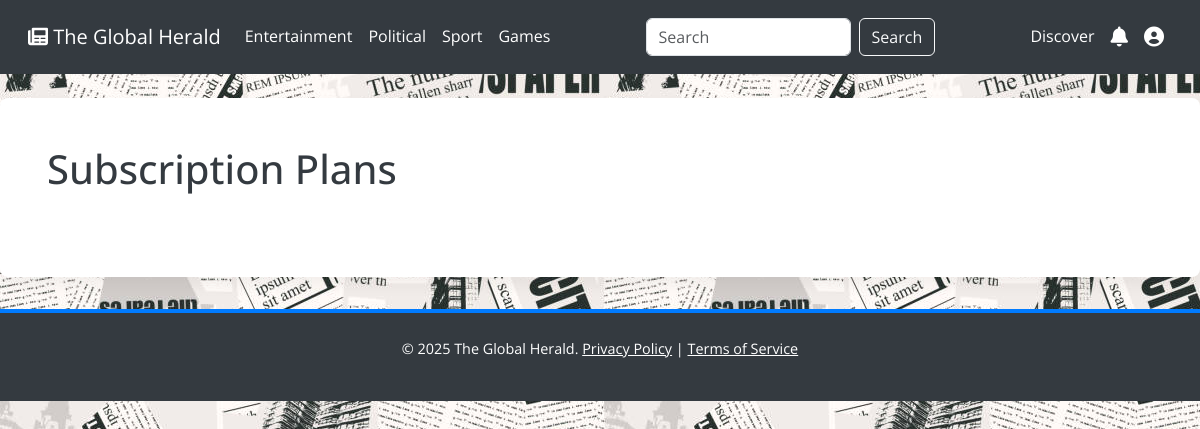
The app's page /subscription.php (signed in), older data.
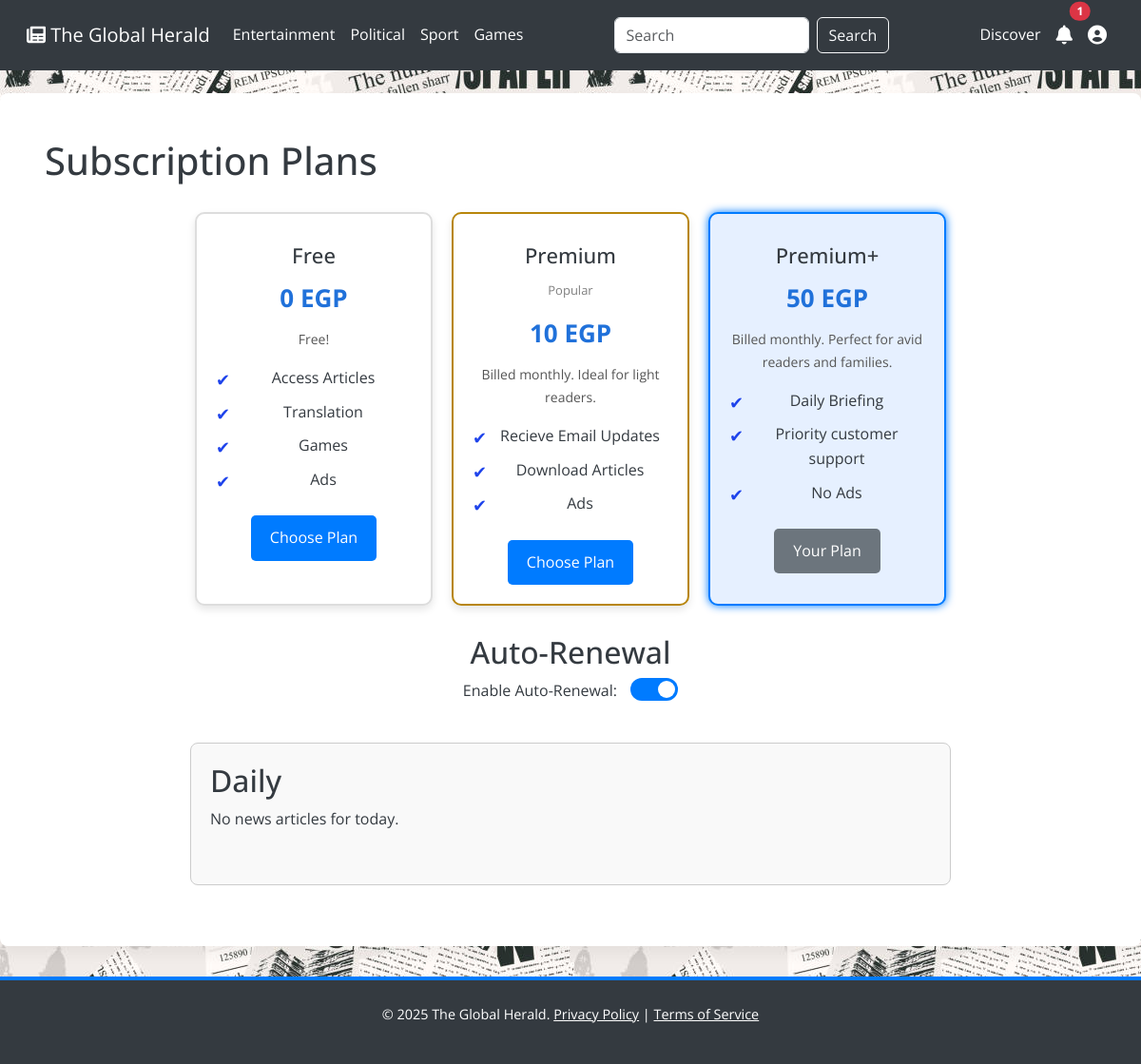
The same page, newer data.
### tables this page shows
CREATE TABLE `category` (
  `category_id` int(11) NOT NULL,
  `category_name` varchar(255) NOT NULL
);

CREATE TABLE `plans` (
  `plan_name` varchar(255) NOT NULL,
  `plan_ID` int(11) NOT NULL,
  `price` int(11) NOT NULL,
  `popular` tinyint(1) NOT NULL DEFAULT 0,
  `features` text NOT NULL,
  `description` varchar(255) NOT NULL
);

CREATE TABLE `subscription` (
  `subscription_id` int(11) NOT NULL,
  `user_id` int(11) NOT NULL,
  `auto_renew` tinyint(1) NOT NULL DEFAULT 1,
  `SubscriptionStartDate` date NOT NULL DEFAULT current_timestamp(),
  `plan_ID` int(11) NOT NULL DEFAULT 1
);

### src/Controllers/SubscriptionController.php (called while the page is built, shortened)
<?php
include_once '../config/Database.php';
include_once '../src/Models/Subscription.php';
include_once '../src/Models/Admin.php';
include_once '../src/Models/Plans.php';
class SubscriptionController
{
    private $subscription;
    private $plans;
    private $categories_result;
    private $selected_category;
    public function __construct()
    {
        $this->db = Database::getInstance()->getConnection();
        $this->adminObj = new Admin($this->db);
        $this->plansObj = new Plans($this->db);
        $this->plans = $this->plansObj->getPlans();
        $this->categories_result = $this->adminObj->getCategories();
        $this->selected_category = isset($_GET['category_id']) ? intval($_GET['category_id']) : 0;
        $this->user_id = $_SESSION['user_id'];
        $this->subscription = new Subscription($this->db, $this->user_id);
    }
    public function load()
    {
        $highlight_plan = $this->subscription->getHighlightPlan();
        $categories_result = $this->categories_result;
        $selected_category = $this->selected_category;
        $plans = $this->plans;
        $highlight_plan = $highlight_plan;
        $subscription = $this->subscription;
        include '../src/Views/subscription_view.php';
    }
}

### public/subscription.php (called while the page is built)
<?php
require_once '../src/Controllers/SubscriptionController.php';
$controller = new SubscriptionController();
$controller->load();
?>

### config/Database.php (called while the page is built, shortened)
<?php
class Database
{
    private $host = "localhost";
    private $db_name = "news_api";
    private $username = "root";
    private $password = "";
    private $conn;
    private static $instance = null;
    private function __construct()
    {
        $this->conn = new mysqli($this->host, $this->username, $this->password, $this->db_name);
    }
    public static function getInstance()
    {
        if (self::$instance === null) {
            self::$instance = new Database();
        }
        return self::$instance;
    }
    public function getConnection()
    {
        return $this->conn;
    }
}
?>

### src/Models/Admin.php (called while the page is built, shortened)
<?php
class Admin
{
    private $id, $conn;
    public function __construct($db)
    {
        $this->conn = $db;
    }
    public function getCategories()
    {
        $query = "SELECT * FROM category ORDER BY category_name ASC";
        return $this->conn->query($query);
    }
}

### src/Models/Plans.php (called while the page is built, shortened)
<?php
class Plans
{
    private $db;
    public function __construct($db)
    {
        $this->db = $db;
        $this->loadPlans();
    }
    private function loadPlans()
    {
        $query = "SELECT plan_ID, plan_name, price, popular, features, description FROM plans";
        $result = $this->db->query($query);
    }
}
?>

### src/Models/Subscription.php (called while the page is built, shortened)
<?php
class Subscription
{
    private $db;
    private $user_id;
    private $role;
    private $plan_ID;
    private $highlight_plan;
    public function __construct($db, $user_id)
    {
        $this->db = $db;
        $this->user_id = $user_id;
        $this->role = $this->getUserRole();
        $this->highlight_plan = $this->determineHighlightPlan();
    }
    private function getUserRole()
    {
        $stmt = $this->db->prepare("SELECT role FROM users WHERE user_id = ?");
        $stmt->bind_param("i", $this->user_id);
        $stmt->execute();
        $result = $stmt->get_result();
        if ($row = $result->fetch_assoc()) {
            return $row['role'];
        }
        return null;
    }
    private function loadSubscriptionDetails()
    {
        if ($this->role === 'subscriber' || $this->role === 'admin') {
            $stmt_sub = $this->db->prepare("SELECT plan_ID, auto_renew FROM subscription WHERE user_id = ?");
            $stmt_sub->bind_param("i", $this->user_id);
            $stmt_sub->execute();
            $result_sub = $stmt_sub->get_result();
            if ($result_sub->num_rows > 0) {
                $sub_row = $result_sub->fetch_assoc();
                $this->plan_ID = (int) $sub_row['plan_ID'];
            } else {
                $this->plan_ID = 1;
                $this->auto_renew = 0;
            }
        } else {
            $this->plan_ID = 1;
        }
    }
    private function determineHighlightPlan()
    {
        if ($this->role === 'member') {
            return 'free';
        } elseif ($this->role === 'subscriber' || $this->role === 'admin') {
            switch ($this->plan_ID) {
                case 3:
                    return 'premium+';
            }
        }
        return 'free';
    }
    public function getHighlightPlan()
    {
        return $this->highlight_plan;
    }
    public function planClass($plan)
    {
        return $plan === $this->highlight_plan ? 'plan highlight' : 'plan';
    }
    public function buttonLabel($plan)
    {
        return $plan === $this->highlight_plan ? 'Your Plan' : 'Choose Plan';
    }
}

### src/Views/subscription_view.php (the view, shortened to what the rows shown need)
<!DOCTYPE html>
<html lang="en">
<head>
    <link href="https://cdn.jsdelivr.net/npm/bootstrap@5.3.0/dist/css/bootstrap.min.css" rel="stylesheet">
    <link rel="stylesheet" href="https://cdnjs.cloudflare.com/ajax/libs/font-awesome/6.0.0-beta3/css/all.min.css">
    <link rel="stylesheet" href="style/index.css">
    <link rel="stylesheet" href="style/subs.css">
</head>
<body>
    <?php include 'navbar.php'; ?>
    <div class="container mt-4">
        <h1>Subscription Plans</h1>
        <form id="subscriptionForm" method="POST" action="subscription.php">
            <section class="plans">
                <?php foreach ($plans as $plan):
                    $plan_key = strtolower(str_replace(' ', '_', $plan['plan_name']));
                    $is_popular = $plan['popular'];
                    ?>
                    <div class="<?php echo $subscription->planClass($plan_key); ?> plan-card"
                        id="<?php echo htmlspecialchars($plan_key); ?>">
                        <h2><?php echo htmlspecialchars($plan['plan_name']); ?></h2>
                        <?php if ($is_popular): ?>
                            <label style="font-size: small; color: gray;">Popular</label>
                        <?php endif; ?>
                        <p class="price"><?php echo htmlspecialchars($plan['price']); ?> EGP</p>
                        <p><?php echo htmlspecialchars($plan['description']); ?></p>
                        <ul class="features">
                            <?php foreach ($plan['features'] as $feature): ?>
                                <li><?php echo htmlspecialchars($feature); ?></li>
                            <?php endforeach; ?>
                        </ul>
                        <button type="button" <?php echo $highlight_plan === $plan_key ? 'disabled' : ''; ?>
                            onclick="confirmChange('<?php echo htmlspecialchars($plan_key); ?>')" class="select-btn">
                            <?php echo $subscription->buttonLabel($plan_key); ?>
                        </button>
                    </div>
                <?php endforeach; ?>
            </section>
        </form>
        <?php if ($highlight_plan === 'premium+' || $highlight_plan === 'premium'): ?>
            <div class="auto-renew-container">
                <h2>Auto-Renewal</h2>
            </div>
            <?php if ($highlight_plan === 'premium+'): ?>
                <div id="Daily">
                    <h2>Daily</h2>
                </div>
            <?php endif; ?>
        <?php endif; ?>
    </div>
    <link rel="stylesheet" href="https://cdnjs.cloudflare.com/ajax/libs/font-awesome/6.0.0/css/all.min.css"
 />
</body>
</html>

### src/Views/navbar.php (shortened to what the rows shown need)
<nav class="navbar navbar-expand-lg navbar-dark">
    <div class="container-fluid">
        <div class="collapse navbar-collapse" id="navbarNav">
            <ul class="navbar-nav me-auto mb-2 mb-lg-0">
                <?php
                $categories_result->data_seek(0);
                while ($category = $categories_result->fetch_assoc()): ?>
                    <li class="nav-item">
                        <a class="nav-link <?= $selected_category == $category['category_id'] ? 'active' : '' ?>"
                            href="index.php?category_id=<?= $category['category_id'] ?>">
                            <?= htmlspecialchars($category['category_name']) ?>
                        </a>
                    </li>
                <?php endwhile; ?>
            </ul>
        </div>
    </div>
</nav>

Row changes from the older to the newer data that the page shows:
added plans: plan_name "Free", price "0", description "Free!", feature "Access Articles", feature "Translation", feature "Games", feature "Ads", plan_name.plan_ID "Choose Plan"
added plans: plan_name "Premium", popular "Popular", price "10", description "Billed monthly. Ideal for light readers.", feature "Recieve Email Updates", feature "Download Articles", feature "Ads", plan_name.plan_ID "Choose Plan"
added plans: plan_name "Premium+", price "50", description "Billed monthly. Perfect for avid readers and families.", feature "Daily Briefing", feature "Priority customer support", feature "No Ads", plan_name.plan_ID "Your Plan"
Text that changed along with them:
$notifications_count: (not shown) → "1"
text now shown: "Auto-Renewal Enable Auto-Renewal: Daily No news articles for today."
